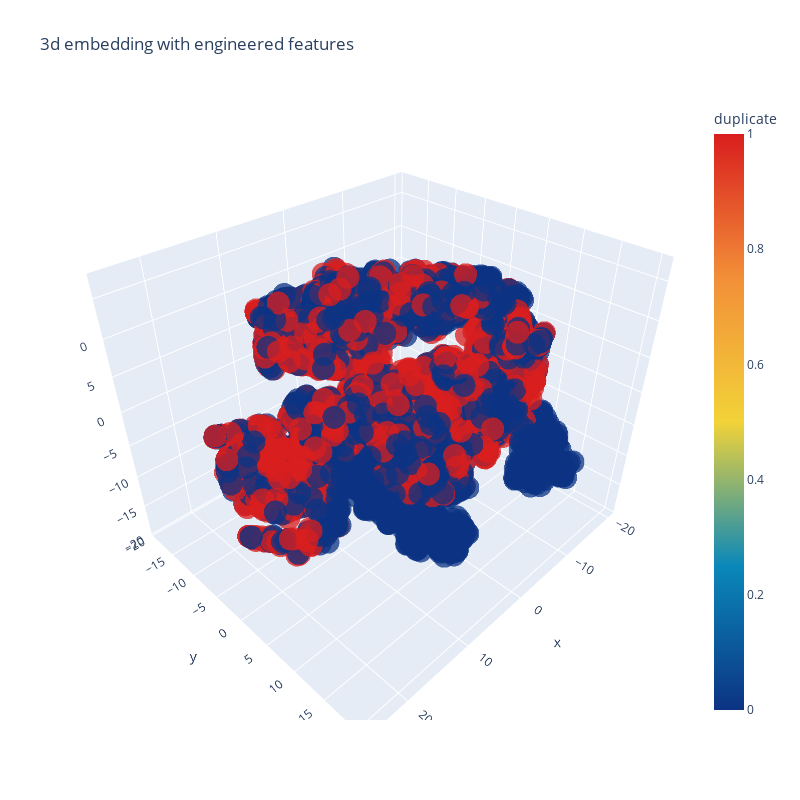

Notebook cell for this chart:
### Code cell
trace1 = go.Scatter3d(
    x=tsne3d[:,0],
    y=tsne3d[:,1],
    z=tsne3d[:,2],
    mode='markers',
    marker=dict(
        sizemode='diameter',
        color = y,
        colorscale = 'Portland',
        colorbar = dict(title = 'duplicate'),
        line=dict(color='rgb(255, 255, 255)'),
        opacity=0.75
    )
)

data=[trace1]
layout=dict(height=800, width=800, title='3d embedding with engineered features')
fig=dict(data=data, layout=layout)
py.iplot(fig, filename='3DBubble')

### Figure 1 — Plotly figure (JSON) as saved in the notebook; plotly's stock layout.template omitted (floating-point values rounded to 4 significant figures; data arrays with more than 128 entries replaced by an {"elided": "..."} marker saying what was removed)
{"data": [{"marker": {"color": {"elided": "5000 int values"}, "colorbar": {"title": {"text": "duplicate"}}, "colorscale": [[0, "rgb(12,51,131)"], [0.25, "rgb(10,136,186)"], [0.5, "rgb(242,211,56)"], [0.75, "rgb(242,143,56)"], [1, "rgb(217,30,30)"]], "line": {"color": "rgb(255, 255, 255)"}, "opacity": 0.75, "sizemode": "diameter"}, "mode": "markers", "type": "scatter3d", "x": {"elided": "5000 float values"}, "y": {"elided": "5000 float values"}, "z": {"elided": "5000 float values"}}], "layout": {"height": 800, "title": {"text": "3d embedding with engineered features"}, "width": 800}}
